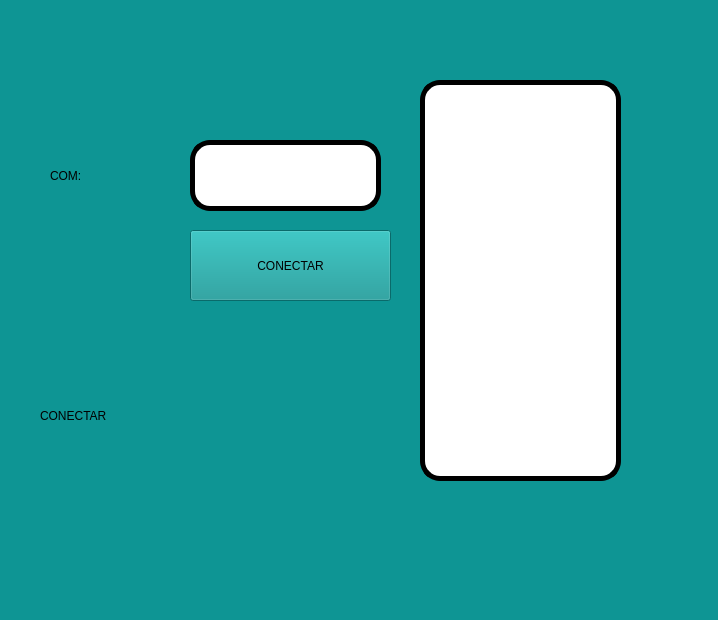
<?xml version="1.0" encoding="UTF-8"?>
<ui version="4.0">
 <class>MainWindow</class>
 <widget class="QMainWindow" name="MainWindow">
  <property name="geometry">
   <rect>
    <x>0</x>
    <y>0</y>
    <width>718</width>
    <height>620</height>
   </rect>
  </property>
  <property name="windowTitle">
   <string>MainWindow</string>
  </property>
  <property name="styleSheet">
   <string notr="true">background-color: rgb(14, 149, 148);
font: 75 18pt &quot;Agency FB&quot;</string>
  </property>
  <widget class="QWidget" name="centralwidget">
   <widget class="QLabel" name="label_status">
    <property name="geometry">
     <rect>
      <x>40</x>
      <y>390</y>
      <width>181</width>
      <height>51</height>
     </rect>
    </property>
    <property name="styleSheet">
     <string notr="true">font: 75 24pt &quot;Agency FB&quot;;</string>
    </property>
    <property name="text">
     <string>CONECTAR</string>
    </property>
   </widget>
   <widget class="QLabel" name="label_6">
    <property name="geometry">
     <rect>
      <x>50</x>
      <y>150</y>
      <width>111</width>
      <height>51</height>
     </rect>
    </property>
    <property name="styleSheet">
     <string notr="true">font: 75 24pt &quot;Agency FB&quot;;</string>
    </property>
    <property name="text">
     <string>COM:</string>
    </property>
   </widget>
   <widget class="QPushButton" name="btn_accion">
    <property name="geometry">
     <rect>
      <x>190</x>
      <y>230</y>
      <width>201</width>
      <height>71</height>
     </rect>
    </property>
    <property name="text">
     <string>CONECTAR</string>
    </property>
   </widget>
   <widget class="QListWidget" name="datos">
    <property name="geometry">
     <rect>
      <x>420</x>
      <y>80</y>
      <width>201</width>
      <height>401</height>
     </rect>
    </property>
    <property name="styleSheet">
     <string notr="true">background-color: rgb(255, 255, 255);
font: 75 18pt &quot;Agency FB&quot;;
border :5px solid black;
border-radius: 20px;</string>
    </property>
   </widget>
   <widget class="QLineEdit" name="txt_com">
    <property name="geometry">
     <rect>
      <x>190</x>
      <y>140</y>
      <width>191</width>
      <height>71</height>
     </rect>
    </property>
    <property name="styleSheet">
     <string notr="true">background-color: rgb(255, 255, 255);
font: 75 18pt &quot;Agency FB&quot;;
border :5px solid black;
border-radius: 20px;</string>
    </property>
   </widget>
  </widget>
  <widget class="QMenuBar" name="menubar">
   <property name="geometry">
    <rect>
     <x>0</x>
     <y>0</y>
     <width>718</width>
     <height>42</height>
    </rect>
   </property>
  </widget>
  <widget class="QStatusBar" name="statusbar"/>
 </widget>
 <resources/>
 <connections/>
</ui>
